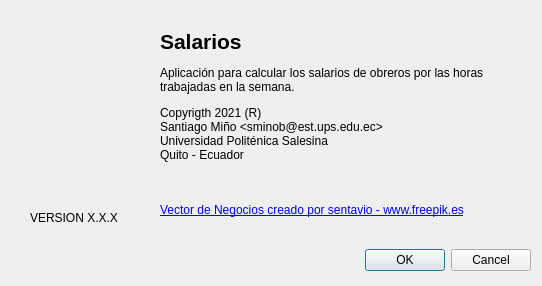
<?xml version="1.0" encoding="UTF-8"?>
<ui version="4.0">
 <class>Acerca</class>
 <widget class="QDialog" name="Acerca">
  <property name="geometry">
   <rect>
    <x>0</x>
    <y>0</y>
    <width>542</width>
    <height>286</height>
   </rect>
  </property>
  <property name="windowTitle">
   <string>Acerca de Salarios</string>
  </property>
  <property name="windowIcon">
   <iconset>
    <normaloff>:/imagenes/recursos/3182.jpg</normaloff>:/imagenes/recursos/3182.jpg</iconset>
  </property>
  <property name="styleSheet">
   <string notr="true"/>
  </property>
  <widget class="QDialogButtonBox" name="buttonBox">
   <property name="geometry">
    <rect>
     <x>310</x>
     <y>240</y>
     <width>221</width>
     <height>41</height>
    </rect>
   </property>
   <property name="orientation">
    <enum>Qt::Horizontal</enum>
   </property>
   <property name="standardButtons">
    <set>QDialogButtonBox::Cancel|QDialogButtonBox::Ok</set>
   </property>
  </widget>
  <widget class="QLabel" name="label_2">
   <property name="geometry">
    <rect>
     <x>160</x>
     <y>0</y>
     <width>371</width>
     <height>191</height>
    </rect>
   </property>
   <property name="text">
    <string>&lt;html&gt;&lt;head/&gt;&lt;body&gt;&lt;p&gt;&lt;span style=&quot; font-size:16pt; font-weight:600;&quot;&gt;Salarios&lt;/span&gt;&lt;/p&gt;&lt;p&gt;Aplicación para calcular los salarios de obreros por las horas trabajadas en la semana.&lt;/p&gt;&lt;p&gt;Copyrigth 2021 (R) &lt;br/&gt;Santiago Miño &amp;lt;sminob@est.ups.edu.ec&amp;gt;&lt;br/&gt;Universidad Politénica Salesina&lt;br/&gt;Quito - Ecuador&lt;/p&gt;&lt;/body&gt;&lt;/html&gt;</string>
   </property>
   <property name="wordWrap">
    <bool>true</bool>
   </property>
  </widget>
  <widget class="QLabel" name="label">
   <property name="geometry">
    <rect>
     <x>160</x>
     <y>190</y>
     <width>371</width>
     <height>41</height>
    </rect>
   </property>
   <property name="text">
    <string>&lt;html&gt;&lt;head/&gt;&lt;body&gt;&lt;p&gt;
&lt;a href='https://www.freepik.es/fotos-vectores-gratis/negocios'&gt;Vector de Negocios creado por sentavio - www.freepik.es&lt;/a&gt;
&lt;/p&gt;&lt;/body&gt;&lt;/html&gt;</string>
   </property>
   <property name="wordWrap">
    <bool>true</bool>
   </property>
  </widget>
  <widget class="QWidget" name="widget" native="true">
   <property name="geometry">
    <rect>
     <x>10</x>
     <y>30</y>
     <width>120</width>
     <height>121</height>
    </rect>
   </property>
   <property name="styleSheet">
    <string notr="true">background-image: url(:/imagenes/recursos/a3.png);</string>
   </property>
  </widget>
  <widget class="QLabel" name="outVersion">
   <property name="geometry">
    <rect>
     <x>30</x>
     <y>210</y>
     <width>91</width>
     <height>16</height>
    </rect>
   </property>
   <property name="text">
    <string>VERSION X.X.X</string>
   </property>
  </widget>
 </widget>
 <resources/>
 <connections>
  <connection>
   <sender>buttonBox</sender>
   <signal>accepted()</signal>
   <receiver>Acerca</receiver>
   <slot>accept()</slot>
   <hints>
    <hint type="sourcelabel">
     <x>248</x>
     <y>254</y>
    </hint>
    <hint type="destinationlabel">
     <x>157</x>
     <y>274</y>
    </hint>
   </hints>
  </connection>
  <connection>
   <sender>buttonBox</sender>
   <signal>rejected()</signal>
   <receiver>Acerca</receiver>
   <slot>reject()</slot>
   <hints>
    <hint type="sourcelabel">
     <x>316</x>
     <y>260</y>
    </hint>
    <hint type="destinationlabel">
     <x>286</x>
     <y>274</y>
    </hint>
   </hints>
  </connection>
 </connections>
</ui>
